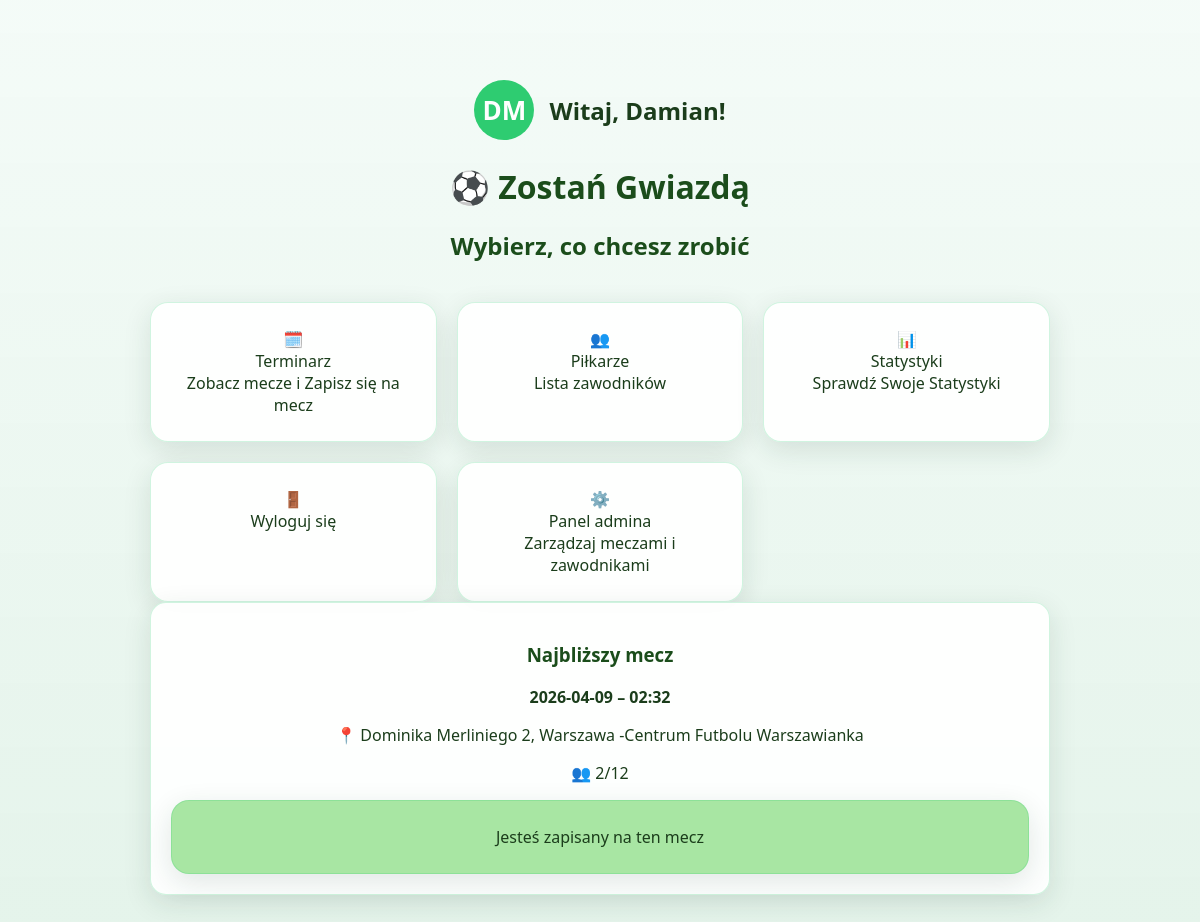
The page / (signed in) on the database its author committed.
### tables this page shows
CREATE TABLE matches (
            id INTEGER PRIMARY KEY AUTOINCREMENT,
            match_date TEXT NOT NULL,
            match_time TEXT NOT NULL,
            location TEXT NOT NULL,
            max_slots INTEGER NOT NULL,
            signed_up INTEGER NOT NULL DEFAULT 0,
            played INTEGER NOT NULL DEFAULT 0
        );

### app.py (the view)
@app.route("/")
def home():
    conn = get_db()
    next_match = conn.execute(
        "SELECT * FROM matches WHERE match_date >= date('now') ORDER BY match_date, match_time LIMIT 1"
    ).fetchone()
    user_signed = False
    if next_match and "user_id" in session:
        signup = conn.execute(
            "SELECT id FROM match_signups WHERE user_id = ? AND match_id = ?",
            (session["user_id"], next_match["id"])
        ).fetchone()
        if signup:
            user_signed = True
    conn.close()
    return render_template("index.html", next_match=next_match, user_signed=user_signed)

### db.py (called while the page is built)
def get_db():
    conn = sqlite3.connect("database.db")
    conn.row_factory = sqlite3.Row
    return conn

### templates/index.html (shortened to what this page needs)
<!DOCTYPE html>
<html lang="pl">
<head>
    <link rel="stylesheet" href="/static/theme.css">
</head>
<body>
<div class="container">
    {% if session.user_id %}
    <div class="user-box">
        <div class="avatar">
            {{ session.first_name[0] }}{{ session.last_name[0] }}
        </div>
        <div>
            <h2 style="margin:0;">Witaj, {{ session.first_name }}!</h2>
        </div>
    </div>
    {% endif %}
    <h1 style="color:#1b4d1b;">⚽ Zostań Gwiazdą</h1>
    {% if session.user_id %}
    <h2 style="color:#1b4d1b;">Wybierz, co chcesz zrobić</h2>
    {% else %}
    <h2 style="color:#1b4d1b;">Zaloguj się lub załóż konto, aby korzystać z systemu</h2>
    {% endif %}
    <div class="grid">
        <a href="/terminarz" class="tile">
            <div class="tile-icon">🗓️</div>
            <div class="tile-title">Terminarz</div>
            <div class="tile-desc">Zobacz mecze i Zapisz się na mecz</div>
        </a>
        <a href="/pilkarze" class="tile">
            <div class="tile-icon">👥</div>
            <div class="tile-title">Piłkarze</div>
            <div class="tile-desc">Lista zawodników</div>
        </a>
        <a href="/statystyki" class="tile">
            <div class="tile-icon">📊</div>
            <div class="tile-title">Statystyki</div>
            <div class="tile-desc">Sprawdź Swoje Statystyki</div>
        </a>
        {% if session.user_id %}
        <div class="tile" onclick="openLogoutPopup()">
            <div class="tile-icon">🚪</div>
            <div class="tile-title">Wyloguj się</div>
        </div>
        {% if session.is_admin == 1 %}
        <a href="/admin" class="tile">
            <div class="tile-icon">⚙️</div>
            <div class="tile-title">Panel admina</div>
            <div class="tile-desc">Zarządzaj meczami i zawodnikami</div>
        </a>
        {% endif %}
        {% endif %}
    </div>
    {% if next_match %}
    <div class="next-match">
        <h3 style="color:#1b4d1b;">Najbliższy mecz</h3>
        <p><strong>{{ next_match.match_date }} – {{ next_match.match_time }}</strong></p>
        <p>📍 {{ next_match.location }}</p>
        <p>👥 {{ next_match.signed_up }}/{{ next_match.max_slots }}</p>
        {% if session.user_id %}
        {% if user_signed %}
        <div class="tile" style="margin-top:10px; background:#a8e6a3; cursor:default;">
            Jesteś zapisany na ten mecz
        </div>
        {% else %}
        <div class="tile" style="margin-top:10px; background:#2ecc71; color:white;"
             onclick="signupFromHome({{ next_match.id }}, '{{ next_match.match_date }}', '{{ next_match.match_time }}', '{{ next_match.location }}')">
            Zapisz się na mecz
        </div>
        {% endif %}
        {% else %}
        <a href="/login" class="tile" style="margin-top:10px;">Zaloguj się, aby się zapisać</a>
        {% endif %}
    </div>
    {% endif %}
</div>
</body>
</html>

### static/theme.css (style rules this page uses)
:root { --pitch-text: #1b3d1b; --pitch-surface: rgba(255, 255, 255, 0.92); --pitch-accent: #2ecc71; --pitch-accent-dark: #27ae60; --pitch-accent-soft: rgba(46, 204, 113, 0.22); --pitch-shadow: 0 8px 28px rgba(27, 61, 43, 0.12); }
body { margin: 0; padding: 0; font-family: "Segoe UI", Arial, sans-serif; color: var(--pitch-text); background-image: url('/static/murawa.jpg'); background-size: cover; background-position: center; background-repeat: no-repeat; }
.tile { background: var(--pitch-surface); padding: 25px; border-radius: 18px; box-shadow: var(--pitch-shadow); border: 1px solid var(--pitch-accent-soft); cursor: pointer; transition: 0.25s ease; text-decoration: none; color: var(--pitch-text); display: block; position: relative; z-index: 1; }
.grid { display: grid; grid-template-columns: repeat(auto-fit, minmax(220px, 1fr)); gap: 20px; margin-top: 40px; }
.section-box, .next-match { background: var(--pitch-surface); padding: 20px; border-radius: 16px; box-shadow: var(--pitch-shadow); border: 1px solid var(--pitch-accent-soft); color: var(--pitch-text); position: relative; z-index: 1; }

### templates/index.html (style rules this page uses)
.container { max-width: 900px; margin: 60px auto; padding: 20px; text-align: center; }
.avatar { width: 60px; height: 60px; background: #2ecc71; border-radius: 50%; display: flex; align-items: center; justify-content: center; font-size: 26px; font-weight: bold; margin-right: 15px; color: white; }
.user-box { display: flex; align-items: center; justify-content: center; margin-bottom: 25px; }

### rows shown on the page
matches: match_date "2026-04-09", match_time "02:32", location "Dominika Merliniego 2, Warszawa -Centrum Futbolu Warszawianka", signed_up "2", max_slots "12"

### other values the page prints
{{ session.first_name[0] }} "D"
{{ session.last_name[0] }} "M"
{{ session.first_name }} "Damian"
